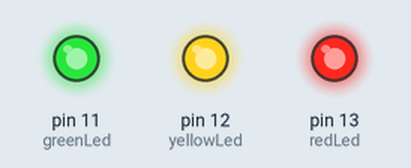
The sketch below on a simulated Arduino Uno, built with avr-gcc and run on an emulated ATmega328P. Shown: output pins drawn as LEDs (lit = HIGH). What the sketch prints to the serial monitor is not drawn.

Above: at 0.1 s.
At 0.6 s:
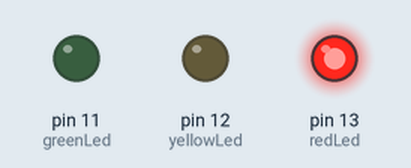
Timing chart, 0 to 2.1 s (numbered marks = the images above):
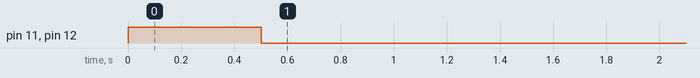

The sketch:

main-03-pin-changes-led-for-drone-count.ino
```cpp
#include <ArduinoJson.h>
#include <SoftwareSerial.h>
#include <LinkedList.h>

SoftwareSerial HC12(8, 9); // (Green TX, Blue RX)
LinkedList<String> drones;

const String myName = "DRO1"; //Change name here
const int waitingTime = 10000; //in milliseconds
StaticJsonDocument<200> received; //Only received strings need to be global variables...

const int redLed = 13;
const int yellowLed = 12;
const int greenLed = 11;
const int btn = 7;

void setup() {
  Serial.begin(9600);
  HC12.begin(9600);
  Serial.print(myName);
  Serial.println(" is initializing");

  pinMode(redLed, OUTPUT);
  digitalWrite(redLed, HIGH);

  pinMode(yellowLed, OUTPUT);
  digitalWrite(yellowLed, HIGH);

  pinMode(greenLed, OUTPUT);
  digitalWrite(greenLed, HIGH);

  pinMode(btn, INPUT);

  delay(500);
  digitalWrite(redLed, HIGH);
  digitalWrite(yellowLed, LOW);
  digitalWrite(greenLed, LOW);


}

void loop() {
  //for base station

  //for drone

}

void forBaseStation() {
  bool isDeployed = false;
  digitalWrite(redLed, LOW);
  digitalWrite(yellowLed, LOW);
  digitalWrite(greenLed, LOW);

  while(!isDeployed) {
    lookForDrones();
    isDeployed = (digitalRead(btn) == HIGH);
  }

  Serial.println("Button pressed. Starting deployment initialization.");

  if(isDeployed) {
    deployDrones();
    Serial.println("Deployed!");
    digitalWrite(redLed, LOW);
    digitalWrite(yellowLed, LOW);
    digitalWrite(greenLed, HIGH);

    while(true) {
      //do nothing...
    }
  }
}

void forDrone() {
  while(!sentCommandSuccessfully("CONN", "BaseStation", "HELL")) {
    //do nothing
  }
  Serial.println("\nSuccessfully detected by base station. Waiting for deployment.\n");
  digitalWrite(redLed, LOW);
  digitalWrite(yellowLed, HIGH);
  digitalWrite(greenLed, LOW);


  while(!receivedCommandSuccessfully("DEPL")) {
    //continue to wait for DEPL command
  }

  Serial.println("Deploying drone");
  digitalWrite(redLed, LOW);
  digitalWrite(yellowLed, LOW);
  digitalWrite(greenLed, HIGH);

  Serial.println("Moving. Also waiting for next command.");
  while (true) {
    //do nothing...

  }
}

///////Specific functions/////////
void lookForDrones() {
  if(receivedCommandSuccessfully("CONN")) {
    addDrone(received["fromName"].as<String>());
  }

  //Drone size indicator
  if(drones.size() == 1) {
    digitalWrite(redLed, HIGH);
    digitalWrite(yellowLed, LOW);
    digitalWrite(greenLed, LOW);
  } else if(drones.size() == 2) {
    digitalWrite(redLed, HIGH);
    digitalWrite(yellowLed, HIGH);
    digitalWrite(greenLed, LOW);
  } else if(drones.size() == 3) {
    digitalWrite(redLed, HIGH);
    digitalWrite(yellowLed, HIGH);
    digitalWrite(greenLed, HIGH);
  } else {
    digitalWrite(redLed, LOW);
    digitalWrite(yellowLed, LOW);
    digitalWrite(greenLed, LOW);
  }
}

void addDrone(String droneName) {
  //Check first if drone already exists in list
  for(int i = 0; i < drones.size(); i++) {
    if(drones.get(i) == droneName) {
      Serial.print("\n");
      Serial.print(droneName);
      Serial.println(" was already added\n");
      return;
    }
  }
  drones.add(droneName);
  Serial.print("\nSuccessfully added ");
  Serial.print(droneName);
  Serial.println(" to the list\n\nCurrent drones:");
  for(int i = 0; i < drones.size(); i++) {
    Serial.println(drones.get(i));
  }
  Serial.println("===============\n");
}

void deployDrones() {
  for(int i = 0; i < drones.size(); i++) {
    Serial.print("Trying to deploy ");
    Serial.println(drones.get(i));
    Serial.println("\n");

    while(!sentCommandSuccessfully("DEPL", drones.get(i), "HELL")) {
      //do nothing
    }
    Serial.print("Successfully deployed ");
    Serial.println(drones.get(i));
    Serial.println("\n");
  }
}

///////General functions/////////
bool receivedCommand() {
  if(HC12.available()) {
    DeserializationError err = deserializeJson(received, HC12); //Deserialize it into different possible variables

    if(err == DeserializationError::Ok) {
      if(received["toName"].as<String>() == myName) {
        Serial.println("====Received a command====");

        Serial.print("receivedCommand: ");
        Serial.println(received["command"].as<String>());

        Serial.print("receivedToName: ");
        Serial.println(received["toName"].as<String>());

        Serial.print("receivedFromName: ");
        Serial.println(received["fromName"].as<String>());

        Serial.print("receivedDetails: ");
        Serial.println(received["details"].as<String>());
        Serial.println("===============================\n\n");
      } else {
        Serial.println("Received a command not for this entity");
      }
      return (received["toName"].as<String>() == myName);
    } else {
      Serial.println("====Received a choppy command====");

      Serial.print("receivedCommand: ");
      Serial.println(received["command"].as<String>());

      Serial.print("receivedToName: ");
      Serial.println(received["toName"].as<String>());

      Serial.print("receivedFromName: ");
      Serial.println(received["fromName"].as<String>());

      Serial.print("receivedDetails: ");
      Serial.println(received["details"].as<String>());
      Serial.println("===============================\n\n");
      return false;
    }
  }
  Serial.println("\nReceived no command...\n");
  received["command"] = "";
  received["toName"] = "";
  received["fromName"] = "";
  received["details"] = "";
  return false;
}

void sendCommand(String command, String toName, String details) {
  StaticJsonDocument<200> sent;

  Serial.println("====Sending a command====");

  Serial.print("command: ");
  Serial.println(command);

  Serial.print("toName: ");
  Serial.println(toName);

  Serial.print("fromName: ");
  Serial.println(myName);

  Serial.print("details: ");
  Serial.println(details);
  Serial.println("=====================\n\n");

  sent["command"] = command;
  sent["toName"] = toName;
  sent["fromName"] = myName;
  sent["details"] = details;
  serializeJson(sent, HC12);
}

bool sentCommandSuccessfully(String command, String toName, String details) {
  unsigned long startTime = millis();
  unsigned long lappedTime = millis();
  sendCommand(command, toName, details); //Initial sending
  while(!(receivedCommand() && received["command"].as<String>() == command+"REP")) {

    if(millis() - lappedTime >= 5000) {
      lappedTime = millis();
      Serial.println("No acknowledgement. Resending command\n");
      sendCommand(command, toName, details);
    }

    if((millis() - startTime) >= waitingTime) {
      Serial.println("sentCommandSuccessfully: Waited too long...\n");
      return false;
    }
  }
  return true;
}

bool receivedCommandSuccessfully(String command) {
  unsigned long startTime = millis(); //Take the time now. Save for later.
  while(!(receivedCommand() && received["command"].as<String>() == command)) {
    if((millis() - startTime) >= waitingTime) {
      Serial.println("receivedCommandSuccessfully: Waited too long...");
      return false;
    }
  }
  Serial.println("Received intended command. Sending acknowledgement");
  startTime = millis();
  while((millis() - startTime) <= waitingTime) {
    sendCommand(received["command"].as<String>()+"REP", received["fromName"].as<String>(), "SUCC");
  }
  return true;
}
```
